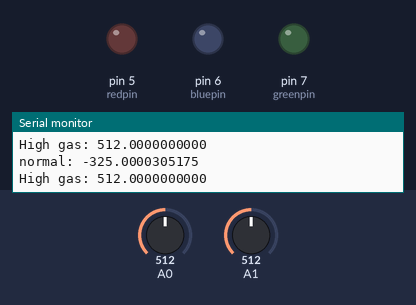
Recording of a sketch running on a simulated Arduino Uno, built with avr-gcc and run on an emulated ATmega328P. On the bench: output pins drawn as LEDs (lit = HIGH), the last lines printed to the serial monitor. The test bench sets the inputs (shaded band); at power-on: A1 = 512, A0 = 512.

Above: at 4.8 s.
4.9 s: A1 set to 0
At 7.1 s:
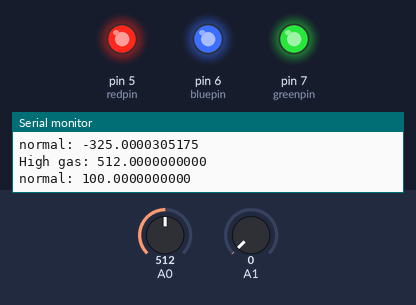
9.9 s: A0 set to 490
17.5 s: A0 set to 510
22.5 s: A1 set to 110
Timing chart, 0 to 25.5 s (numbered marks = the images above; inputs shaded):
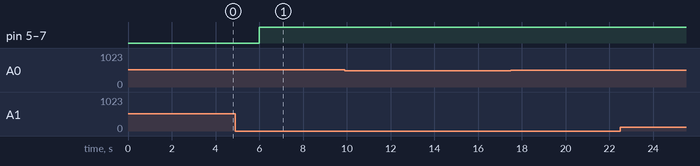

The sketch:

Final_Compiled.ino
```cpp
int greenpin = 7;
float gas;
int bluepin = 6;
float voltage = 0;
float actualvoltage = 0;
float Dustlevel;
int redpin = 5;

void setup(){
  Serial.begin(9600);
}

void loop(){
  gas = analogRead(0);
  if (gas>500.0) {
    Serial.print ("High gas: ");
    Serial.println (gas,DEC);
  }
  else {
    Serial.print ("Gas Value: ");
    Serial.println (gas,DEC);
    }

  delay(2000);
  voltage = analogRead(1);
  actualvoltage = voltage * (5.0 / 1024.0);
  Dustlevel = (0.17 * actualvoltage - 0.1)*-1000;
  //Serial.println(Dustlevel);

  if (Dustlevel>600.0){
    //display_led(dangerous);
    Serial.print("Danger: ");
    Serial.println(Dustlevel,DEC);
    analogWrite(redpin,255);
  }
  if(Dustlevel>400.0 && Dustlevel<=600.0){
    //display_led(non_acceptable);
    Serial.print("non_acceptable: ");
    Serial.println(Dustlevel,DEC);
    analogWrite(bluepin,165);

  }
  if(Dustlevel>225.0 && Dustlevel<=400.0){
    //display_led(acceptable);
    Serial.print("acceptable: ");
    Serial.println(Dustlevel,DEC);
    analogWrite(greenpin,255);
  }
  if(Dustlevel>=100.0 && Dustlevel<=225.0) {
    //display_led(normal);
    Serial.print("normal: ");
    Serial.println(Dustlevel,DEC);
    analogWrite(redpin,255);
    analogWrite(bluepin,255);
    analogWrite(greenpin,255);
  }
  else {
    Serial.print("normal: ");
    Serial.println(Dustlevel,DEC);
  }
  delay(2000);
}
```

Measured:
- after the input at 4.9 s, pin 5 (redpin), pin 6 (bluepin), pin 7 (greenpin): LOW → HIGH after 1.1 s
